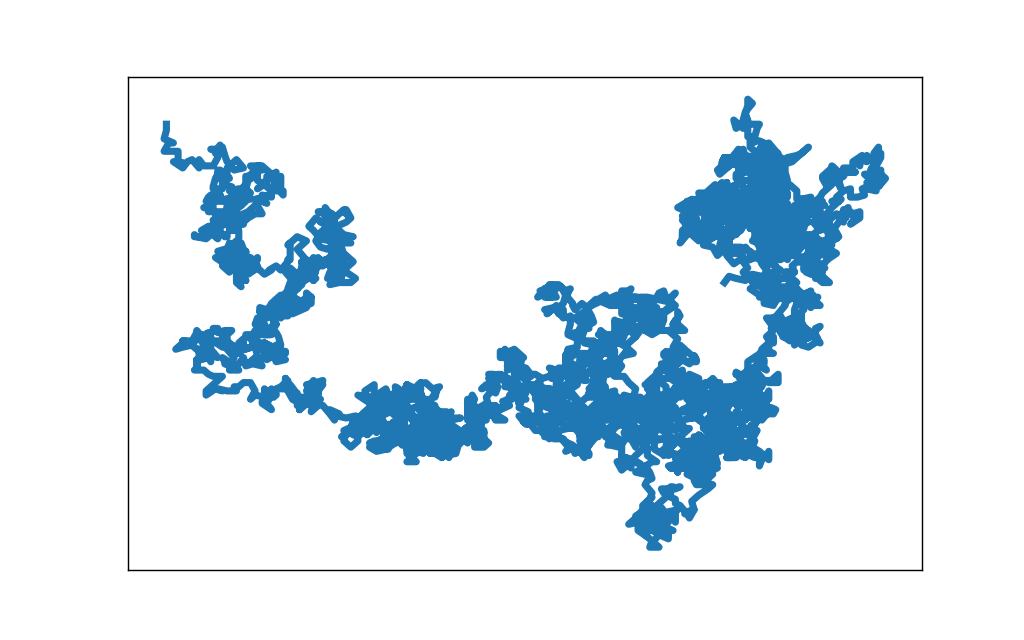

The Python source for this figure:
import matplotlib.pyplot as plt

from random_walk import RandomWalk

while True:
    rw = RandomWalk()
    rw.fill_walk()
    
    plt.figure(dpi=128, figsize=(8, 5))
    plt.plot(rw.x_values, rw.y_values, linewidth=4)
  
    plt.axes().get_xaxis().set_visible(False)
    plt.axes().get_yaxis().set_visible(False)
    plt.show()

    keep_running = input('Make another runnin?(y/n):')
    if keep_running == 'n':
        break
